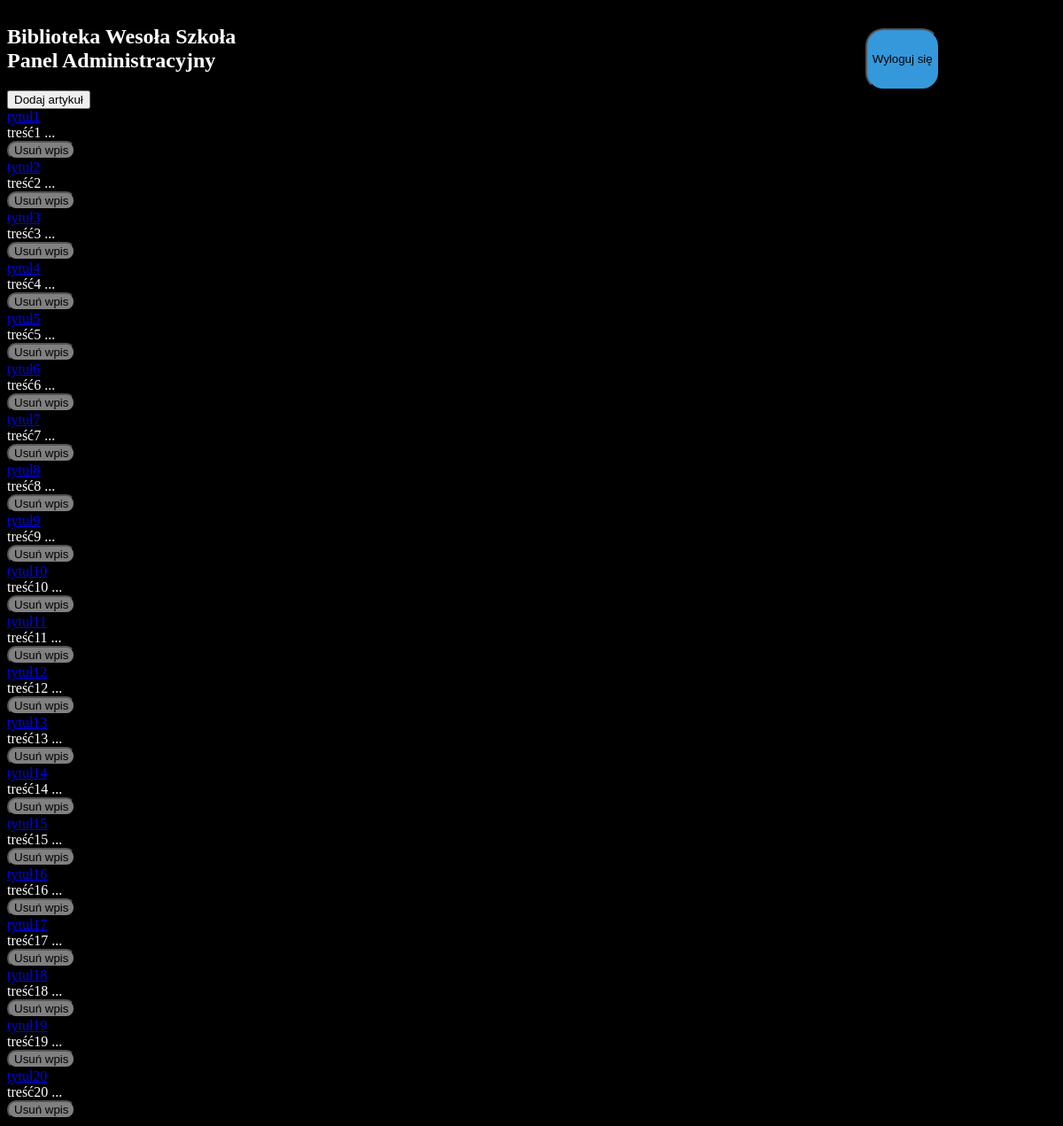
Page /admin_panel.php on the committed database.
### tables this page shows
CREATE TABLE `artykul` (
  `artykul_id` int(11) NOT NULL,
  `title` varchar(100) NOT NULL,
  `tresc` mediumtext NOT NULL,
  `link` varchar(100) NOT NULL,
  `autor` varchar(255) NOT NULL
);

### db_connection.php (called while the page is built, shortened)
<?php
class db_connection{
    private $connect;
    var $host = "localhost";
    var $dbname = "wiai";
    var $username = "root";
    var $password = "";
    function databaseConnect(){
        $con = mysqli_connect($this->host, $this->username, $this->password, $this->dbname);
        if(!$con){
            die("Connection failed: " . mysqli_connect_error());
        }
        else{
            $this->connect = $con;
        }
    }
    function selectArtykul(){
        $query = 'SELECT `artykul_id`, `title`, `tresc`, `link`, `autor` FROM `artykul` WHERE 1';
        $data = mysqli_query($this->connect, $query);
        if (mysqli_num_rows($data) > 0){
            return $data;
        }
    }
}
?>

### admin_panel.php (the view, shortened to what this page needs)
<!DOCTYPE html>
<html lang="en">
<head>
    <link rel="stylesheet" href="admin_panel.css">
</head>
<body>
    <header>
        <h2>Biblioteka Wesoła Szkoła<br>Panel Administracyjny</h2>
        <a href="login.php" class="logout" id="logout"><button>Wyloguj się</button></a>
    </header>
    <a href="./dodaj_artykul.php"><button>Dodaj artykuł</button></a>
    <?php
    include('db_connection.php');
    $baza = new db_connection();
    $baza->databaseConnect();
    $data = $baza->selectArtykul();
    if (!empty($data)){
        while($row = mysqli_fetch_assoc($data))
        {
            echo "<div id='wpis' class='artykul'><a href='artykul_admin.php?id=".$row['artykul_id']."'>".$row['title']."</a><article>".substr($row['tresc'],0,150)." ...</article>
            <button class='delete'><a href=admin_panel.php?del=True&id=".$row['artykul_id'].">
            Usuń wpis
            </a></button>
            </div>";
        }
    } else {
        echo "Brak artykułów";
    }
?>
</body>
</html>

### admin_panel.css (style rules this page uses)
body { background-color: #000; color: #fff; }
header { display: flex; flex-direction: row; }
.logout { display: flex; margin-left: 60%; margin-top: 2%; text-decoration: none; color: #fff; }
.logout button { background-color: #3498db; border-radius: 20px; }
.delete { border-radius: 10px; background-color: rgba(255, 255, 255, 0.5); }
.delete a { text-decoration: none; color: #000; }

### rows in the picture
artykul: title "tytuł1", tresc "treść1"
artykul: title "tytuł2", tresc "treść2"
artykul: title "tytuł3", tresc "treść3"
artykul: title "tytuł4", tresc "treść4"
artykul: title "tytuł5", tresc "treść5"
artykul: title "tytuł6", tresc "treść6"
artykul: title "tytuł7", tresc "treść7"
artykul: title "tytuł8", tresc "treść8"
artykul: title "tytuł9", tresc "treść9"
artykul: title "tytuł10", tresc "treść10"
artykul: title "tytuł11", tresc "treść11"
artykul: title "tytuł12", tresc "treść12"
artykul: title "tytuł13", tresc "treść13"
artykul: title "tytuł14", tresc "treść14"
artykul: title "tytuł15", tresc "treść15"
artykul: title "tytuł16", tresc "treść16"
artykul: title "tytuł17", tresc "treść17"
artykul: title "tytuł18", tresc "treść18"
artykul: title "tytuł19", tresc "treść19"
artykul: title "tytuł20", tresc "treść20"
